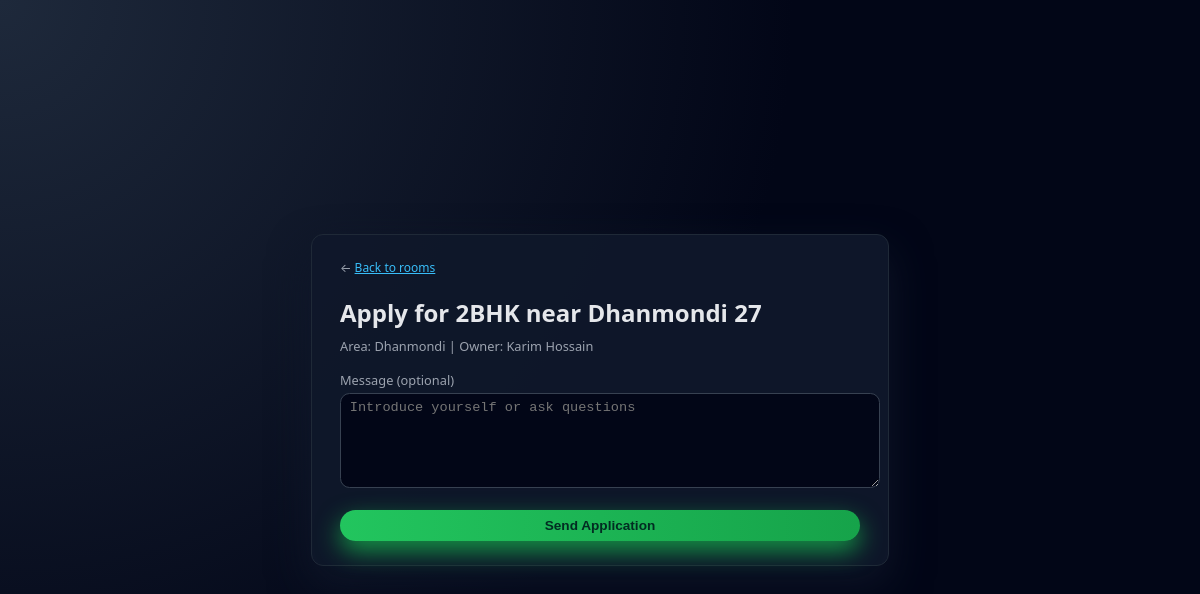
The page /room_apply.php?room_id=1 (signed in) on the database its author committed.
### tables this page shows
CREATE TABLE IF NOT EXISTS ROOMLISTING (
  RoomID            INT AUTO_INCREMENT PRIMARY KEY,
  OwnerID           INT NOT NULL,
  ListingType       ENUM('Room','HostelBed','RoommateWanted') NOT NULL,
  Title             VARCHAR(150) NOT NULL,
  Description       TEXT NOT NULL,
  LocationArea      VARCHAR(100) NOT NULL,
  Latitude          DECIMAL(10,8) NULL,
  Longitude         DECIMAL(11,8) NULL,
  RentAmount        DECIMAL(10,2) NOT NULL,
  UtilitiesIncluded BOOLEAN NOT NULL DEFAULT FALSE,
  GenderPreference  ENUM('Any','Male','Female') NOT NULL DEFAULT 'Any',
  IsVerified        BOOLEAN NOT NULL DEFAULT FALSE,
  Status            ENUM('Available','Booked','Closed') NOT NULL DEFAULT 'Available',
  CreatedAt         DATETIME NOT NULL DEFAULT CURRENT_TIMESTAMP,
  CONSTRAINT fk_room_owner FOREIGN KEY (OwnerID)
    REFERENCES USER(UserID) ON DELETE CASCADE ON UPDATE CASCADE,
  INDEX idx_room_owner (OwnerID),
  INDEX idx_room_area (LocationArea),
  INDEX idx_room_type_status (ListingType, Status)
);

CREATE TABLE IF NOT EXISTS USER (
  UserID       INT AUTO_INCREMENT PRIMARY KEY,
  FullName     VARCHAR(100) NOT NULL,
  Email        VARCHAR(100) NOT NULL UNIQUE,
  Phone        VARCHAR(20)  NOT NULL,
  PasswordHash VARCHAR(255) NOT NULL,
  Role         ENUM('Student','Owner','ServiceProvider','Admin') NOT NULL DEFAULT 'Student',
  AgeGroup     ENUM('18-21','22-25','26-30','Over30') NOT NULL,
  LivingStatus ENUM('Alone','Roommates','Family','Hostel') NOT NULL,
  Bio          TEXT NULL,
  Country      VARCHAR(100) NULL,
  CreatedAt    DATETIME NOT NULL DEFAULT CURRENT_TIMESTAMP,
  Status       ENUM('Active','Blocked','Suspended') NOT NULL DEFAULT 'Active'
);

### room_apply.php (the view, shortened to what this page needs)
<?php
include 'config.php';
$roomId = isset($_GET['room_id']) ? (int) $_GET['room_id'] : 0;
$stmt = $conn->prepare("
    SELECT r.Title, r.LocationArea, u.FullName AS OwnerName
    FROM ROOMLISTING r
    JOIN USER u ON r.OwnerID = u.UserID
    WHERE r.RoomID = ? AND r.Status = 'Available' AND r.IsVerified = 1
");
$stmt->bind_param("i", $roomId);
$stmt->execute();
$room = $stmt->get_result()->fetch_assoc();
?>
<!DOCTYPE html>
<html lang="en">
<head>
</head>
<body>
    <div class="card">
        <div class="top-link">← <a href="room_list.php">Back to rooms</a></div>
        <h2>Apply for <?php echo htmlspecialchars($room['Title']); ?></h2>
        <div class="subtitle">Area: <?php echo htmlspecialchars($room['LocationArea']); ?> | Owner:
            <?php echo htmlspecialchars($room['OwnerName']); ?></div>
        <form method="post">
            <div class="form-group">
                <label>Message (optional)</label>
                <textarea name="message" placeholder="Introduce yourself or ask questions"></textarea>
            </div>
            <button type="submit" class="btn">Send Application</button>
        </form>
    </div>
</body>
</html>

### room_apply.php (style rules this page uses)
body { margin: 0; font-family: system-ui, -apple-system, BlinkMacSystemFont, "Segoe UI", sans-serif; background: radial-gradient(circle at top left, #1e293b 0, #020617 55%); color: #e5e7eb; min-height: 100vh; display: flex; align-items: center; justify-content: center; }
.card { background: rgba(15, 23, 42, 0.96); border-radius: 12px; border: 1px solid #1f2937; box-shadow: 0 18px 40px rgba(15, 23, 42, 0.85); padding: 1.5rem 1.75rem; width: 100%; max-width: 520px; }
h2 { margin-bottom: 0.5rem; }
.subtitle { font-size: 0.8rem; color: #9ca3af; margin-bottom: 1rem; }
.form-group { margin-bottom: 0.75rem; font-size: 0.8rem; }
.form-group label { display: block; margin-bottom: 0.25rem; color: #9ca3af; }
.form-group textarea { width: 100%; padding: 0.4rem 0.55rem; border-radius: 0.6rem; border: 1px solid #374151; background: #020617; color: #e5e7eb; font-size: 0.85rem; outline: none; min-height: 80px; resize: vertical; }
.btn { width: 100%; margin-top: 0.4rem; padding: 0.5rem 0.7rem; border-radius: 999px; border: none; cursor: pointer; font-size: 0.85rem; font-weight: 600; background: linear-gradient(to right, #22c55e, #16a34a); color: #022c22; box-shadow: 0 10px 24px rgba(22, 163, 74, 0.9); }
.top-link { font-size: 0.75rem; color: #9ca3af; margin-bottom: 0.5rem; }
.top-link a { color: #38bdf8; }

### rows shown on the page
roomlisting: Title "2BHK near Dhanmondi 27", LocationArea "Dhanmondi", OwnerID.FullName "Karim Hossain"
